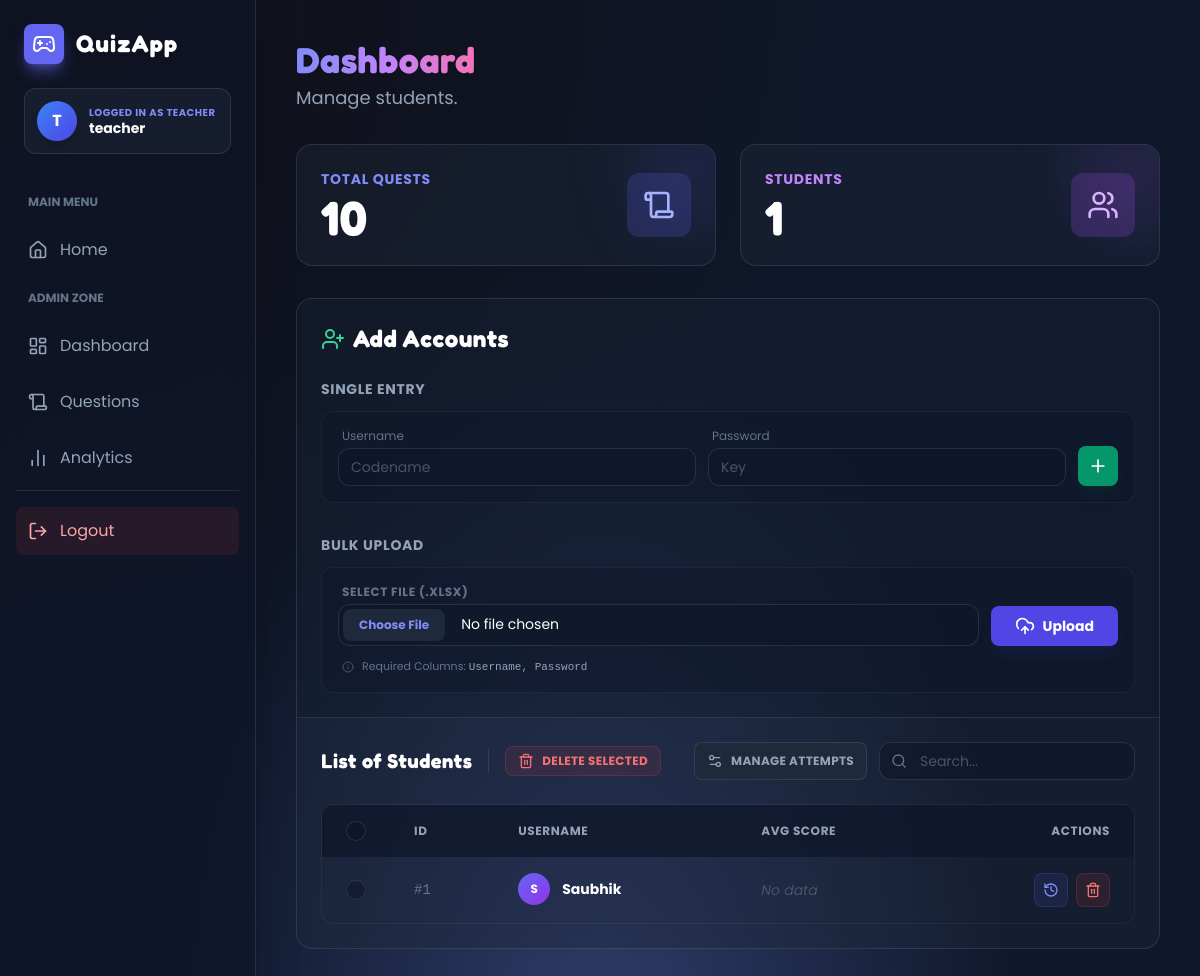
/teacher/dashboard (signed in), run on an earlier commit of the app's database.
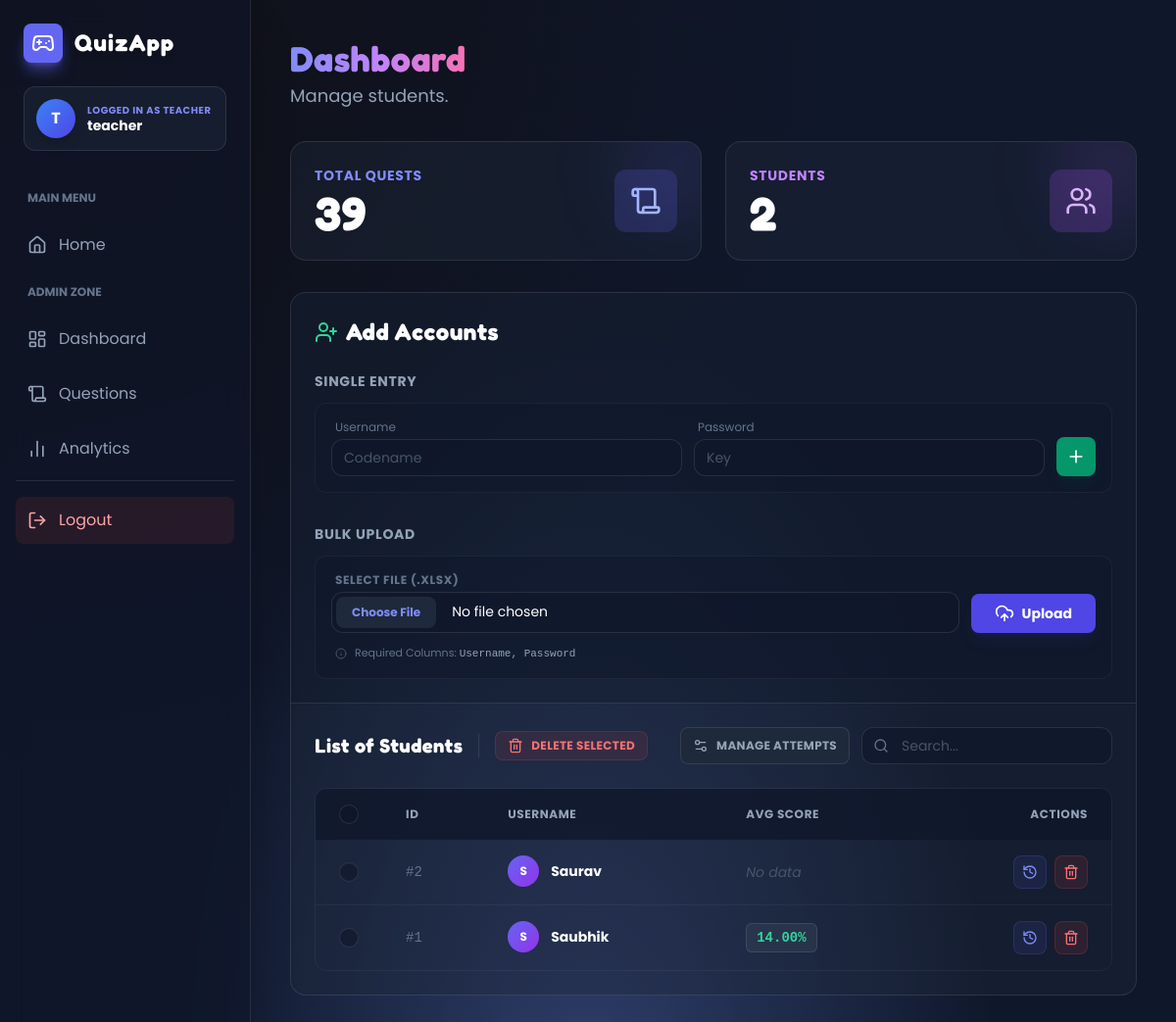
And on a later commit of the database.
### models.py (models this page shows, shortened)
class User(UserMixin, db.Model):
    id = db.Column(db.Integer, primary_key=True)
    username = db.Column(db.String(120), unique=True, nullable=False)
    password_hash = db.Column(db.String(256), nullable=False)
    role = db.Column(db.Enum(Role), default=Role.STUDENT)

### teacher/routes.py (the view)
@teacher_bp.route("/dashboard")
@login_required
@teacher_required
def dashboard():
    qcount = Question.query.count()
    ucount = User.query.count()
    students = User.query.filter(User.role == Role.STUDENT).order_by(User.id.desc()).all()
    attempts = Attempt.query.all()
    s_attempts = {}
    for a in attempts:
        s_attempts.setdefault(a.user_id, []).append(a)
    s_avg = {}
    for s in students:
        al = s_attempts.get(s.id, [])
        if not al:
            s_avg[s.id] = None
        else:
            total = sum((a.score or 0) for a in al)
            s_avg[s.id] = total / len(al)
    return render_template("dashboard.html",
                           qcount=qcount,
                           ucount=ucount,
                           students=students,
                           s_avg=s_avg)

### models.py (called while the page is built)
@login_manager.user_loader
def load_user(user_id):
    try:
        return User.query.get(int(user_id))
    except Exception:
        return None

### teacher/routes.py (called while the page is built)
def teacher_required(func):
    @wraps(func)
    def wrapper(*args, **kwargs):
        if not hasattr(current_user, "role") or getattr(current_user.role, "value", None) != "teacher":
            flash("Unauthorized access.", "danger")
            return redirect(url_for("auth.index"))
        return func(*args, **kwargs)
    return wrapper

### templates/dashboard.html (shortened to what the changed rows need)
{% extends "base.html" %}
{% block content %}
<div class="space-y-8 fade">
    <div class="flex flex-col md:flex-row md:items-center justify-between gap-4">
        <div>
            <h1 class="text-4xl font-bold text-transparent bg-clip-text bg-gradient-to-r from-indigo-400 via-purple-400 to-pink-400 font-game drop-shadow-sm">
            </h1>
        </div>
    </div>
    <div class="grid grid-cols-1 md:grid-cols-2 gap-6">
        <div class="relative bg-slate-800/40 backdrop-blur-md border border-white/10 p-6 rounded-2xl overflow-hidden group hover:border-indigo-500/50 transition-all">
            <div class="flex items-center justify-between relative z-10">
                <div>
                    <div class="text-sm font-bold text-indigo-400 uppercase tracking-wider mb-1">Total Quests</div>
                    <div class="text-5xl font-bold text-white font-game">{{ qcount }}</div>
                </div>
            </div>
        </div>
        <div class="relative bg-slate-800/40 backdrop-blur-md border border-white/10 p-6 rounded-2xl overflow-hidden group hover:border-purple-500/50 transition-all">
            <div class="flex items-center justify-between relative z-10">
                <div>
                    <div class="text-sm font-bold text-purple-400 uppercase tracking-wider mb-1">Students</div>
                    <div class="text-5xl font-bold text-white font-game">{{ ucount - 1 }}</div>
                </div>
            </div>
        </div>
    </div>
    <div class="bg-slate-800/40 backdrop-blur-md border border-white/10 rounded-2xl overflow-hidden">
        <div class="p-6 border-b border-white/10 bg-slate-900/30">
            <h2 class="text-2xl font-bold text-white font-game flex items-center gap-2 mb-6">
                <i data-lucide="user-plus" class="text-emerald-400 w-6 h-6"></i>
                Add Accounts
            </h2>
        </div>
        <div class="p-6">
            <form method="post" action="{{ url_for('teacher.mass_delete_students') }}" id="massDeleteStudentsForm">
                <div class="overflow-x-auto rounded-xl border border-white/5">
                    <table class="w-full text-left" id="studentsTable">
                        <thead class="bg-slate-900/80 text-xs font-bold text-slate-400 uppercase tracking-wider">
                            <tr>
                                <th class="px-6 py-4 w-12">
                                    <input type="checkbox" id="selectAllStudents" class="student-checkbox">
                                </th>
                                <th class="px-6 py-4">ID</th>
                                <th class="px-6 py-4">Username</th>
                                <th class="px-6 py-4">Avg Score</th>
                                <th class="px-6 py-4 text-right">Actions</th>
                            </tr>
                        </thead>
                        <tbody class="divide-y divide-white/5 text-sm">
                            {% for s in students %}
                            <tr class="hover:bg-white/5 transition-colors group student-row">
                                <td class="px-6 py-4">
                                    <input type="checkbox" name="student_ids" value="{{ s.id }}" class="student-checkbox row-checkbox">
                                </td>
                                <td class="px-6 py-4 text-slate-500 font-mono">#{{ s.id - 1}}</td>
                                <td class="px-6 py-4 font-bold text-white flex items-center gap-3">
                                    <div class="w-8 h-8 rounded-full bg-gradient-to-br from-indigo-500 to-purple-600 flex items-center justify-center text-xs text-white font-bold">
                                        {{ s.username[0]|upper }}
                                    </div>
                                    {{ s.username }}
                                </td>
                                <td class="px-6 py-4">
                                    {% if s_avg.get(s.id) is not none %}
                                        <span class="inline-flex items-center gap-1 px-2.5 py-1 rounded-md bg-slate-700/50 border border-white/10 text-emerald-400 font-mono font-bold">
                                            {{ '%.2f' | format(s_avg.get(s.id)) }}%
                                        </span>
                                    {% else %}
                                        <span class="text-slate-600 italic">No data</span>
                                    {% endif %}
                                </td>
                                <td class="px-6 py-4 text-right">
                                    <div class="flex items-center justify-end gap-2">
                                        <a href="{{ url_for('teacher.view_student_attempts', uid=s.id) }}"
                                           title="View Attempts"
                                           class="p-2 rounded-lg bg-indigo-500/10 text-indigo-400 hover:bg-indigo-500 hover:text-white transition-all border border-indigo-500/20">
                                            <i data-lucide="history" class="w-4 h-4"></i>
                                        </a>
                                        <button type="button"
                                                onclick="if(confirm('Delete {{ s.username }}?')) { document.getElementById('del_form_{{s.id}}').submit(); }"
                                                class="p-2 rounded-lg bg-red-500/10 text-red-400 hover:bg-red-500 hover:text-white transition-all border border-red-500/20"
                                                title="Delete User">
                                            <i data-lucide="trash-2" class="w-4 h-4"></i>
                                        </button>
                                    </div>
                                </td>
                            </tr>
                            {% endfor %}
                        </tbody>
                    </table>
                </div>
            </form>
        </div>
    </div>
</div>
{% endblock %}

What changed in the data, as far as the page shows it:
added User: id "2", username "S", username "Saurav", shows "No data"
changed User "Saubhik": get (not shown) → "14.00"; text "No data" → "%"
Also different on the page:
{{ qcount }}: "10" → "39"
{{ ucount - 1 }}: "1" → "2"
